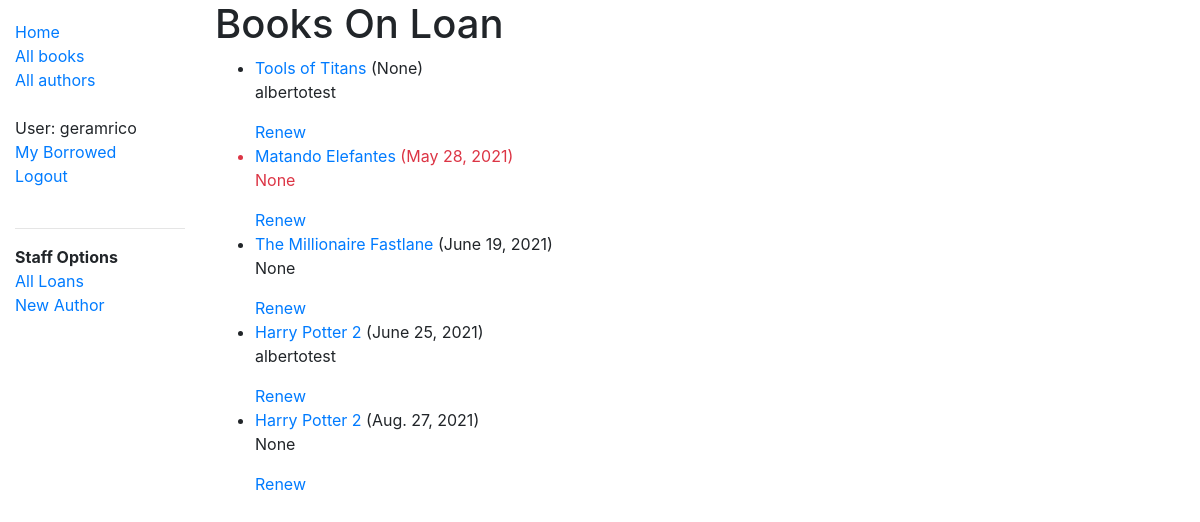
The page /catalog/all-loans/ (signed in) on the database its author committed.
### catalog/models.py (models this page shows, shortened)
class BookInstance(models.Model):
    id = models.UUIDField(primary_key=True,default=uuid.uuid4,help_text='ID for this particular book across library')
    book = models.ForeignKey('Book',on_delete=models.RESTRICT,null=True)
    imprint = models.CharField(max_length=200)
    due_back = models.DateField(null=True,blank=True)
    LOAN_STATUS = (
        ('m','Maintenance'),
        ('o','On loan'),
        ('a','Available'),
        ('r','Reserved'),
    )
    status = models.CharField(
        max_length=1,
        choices = LOAN_STATUS,
        blank=True,
        default = 'm',
        help_text='Book availability',
    )
    class Meta:
        ordering = ['due_back']
        permissions = (("can_mark_returned", "Set book as returned"),)
    '''representation of the object in human readable form'''
    borrower = models.ForeignKey(User, on_delete=models.SET_NULL, null=True, blank=True)
    @property
    def is_overdue(self):
        if self.due_back and date.today() > self.due_back:
            return True
        return False

class Book(models.Model):
    title = models.CharField(max_length = 200)
    author = models.ForeignKey('Author',on_delete=models.SET_NULL,null=True)
    summary = models.TextField(max_length=1000,help_text="Brief description of the book")
    isbn = models.CharField('ISBN',max_length=13,unique=True,
                            help_text='13 Character <a href="https://www.isbn-international.org/content/what-isbn">ISBN number</a>')
    genre = models.ManyToManyField(Genre,help_text='Select a genre for this book')
    language = models.ForeignKey('Language',null=True,on_delete=models.SET_NULL)
    '''representation of the object in human readable form'''
    '''Returns URL to access a detail record for book'''
    def display_genre(self):
        '''Func to display genre in admin'''
        return ', '.join(genre.name for genre in self.genre.all()[:3])
    display_genre.short_description = 'Genre'

### catalog/views.py (the view)
# urls.py: path('all-loans/', views.AllLoansBooksViewForLibrarians.as_view(), name='all-loans'),
class AllLoansBooksViewForLibrarians(PermissionRequiredMixin,generic.ListView):
    permission_required = 'catalog.can_mark_returned'
    """Generic class-based view listing books on loan, for the librarian to see."""
    model = BookInstance
    template_name ='catalog/bookinstance_list_loaned_user.html'
    paginate_by = 10
    def get_queryset(self):
        return BookInstance.objects.filter(status__exact='o').order_by('due_back')

### catalog/templates/catalog/bookinstance_list_loaned_user.html
{% extends "base_generic.html" %}
{% block content %}
<h1>Books On Loan</h1>
{% if bookinstance_list %}
<ul>
  {% for bookinst in bookinstance_list %}
  <li class="{% if bookinst.is_overdue %}text-danger{% endif %}">
    <div>
      <a href="{% url 'book-detail' bookinst.book.pk %}">{{bookinst.book.title}} </a> ({{ bookinst.due_back }})
    <p>{{ bookinst.borrower }}</p>
    {% if perms.catalog.can_mark_returned %}
    <a href="{% url 'renew-book-librarian' bookinst.id %}">Renew</a>
    {% endif %}
    </div>
  </li>
  {% endfor %}
</ul>
{% else %}
<p>There are no books borrowed.</p>
{% endif %}
{% endblock %}

### catalog/templates/base_generic.html (shortened to what this page needs)
<!DOCTYPE html>
<html lang="en">
<head>
  <link rel="stylesheet" href="https://cdn.jsdelivr.net/npm/bootstrap@4.5.3/dist/css/bootstrap.min.css"
>
  {% load static %}
  <link rel="stylesheet" href="{% static 'css/styles.css' %}">
</head>
<body>
  <div class="container-fluid">
    <div class="row">
      <div class="col-sm-2">
        {% block sidebar %}
        <ul class="sidebar-nav">
          <li><a href="{% url 'index' %}">Home</a></li>
          <li><a href="{% url 'books' %}">All books</a></li>
          <li><a href="{% url 'authors' %}">All authors</a></li>
          {% if user.is_authenticated %}
            <br>
            <li>User: {{ user.get_username }}</li>
            <li><a href="{% url 'my-borrowed' %}">My Borrowed</a></li>
            <li><a href="{% url 'logout'%}?next={{request.path}}">Logout</a></li>
            <br>
              {% if user.is_staff %}
              <hr>
              <li><b>Staff Options</b></li>
              <li><a href="{% url 'all-loans' %}">All Loans</a></li>
              <li><a href="{% url 'author-create' %}">New Author</a></li>
              {% endif %}
            {% else %}
              <li><a href="{% url 'login'%}?next={{request.path}}">Login</a></li>
          {% endif %}
        </ul>
        {% endblock %}
      </div>
      <div class="col-sm-10 ">{% block content %}{% endblock %}
      </div>
    </div>
  </div>
</body>
</html>
</html>

### catalog/static/css/styles.css (style rules this page uses)
.sidebar-nav { margin-top: 20px; padding: 0; list-style: none; }

### rows shown on the page
BookInstance: book "Tools of Titans", due_back "None", borrower "albertotest"
BookInstance: book "Matando Elefantes", due_back "May 28, 2021", borrower "None"
BookInstance: book "The Millionaire Fastlane", due_back "June 19, 2021", borrower "None"
BookInstance: book "Harry Potter 2", due_back "June 25, 2021", borrower "albertotest"
BookInstance: book "Harry Potter 2", due_back "Aug. 27, 2021", borrower "None"

### other values the page prints
{{ user.get_username }} "geramrico"
